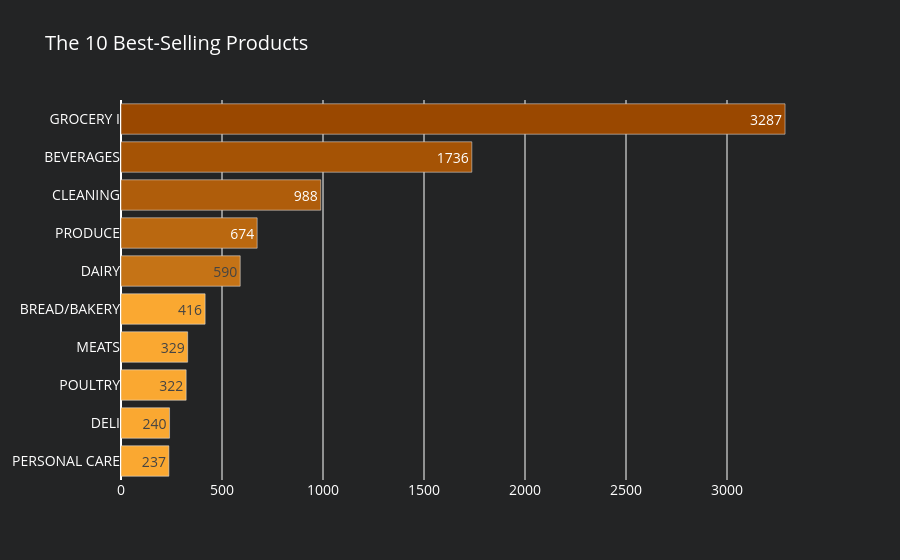

Source (notebook cell):
### Markdown cell above
# Average Sales Analysis
### The 10 Best-Selling Products

### Code cell
# Group and sort
df_fa_sa = (
    df_train1.groupby('family', as_index=False)
    .agg({"sales": "mean"})
    .sort_values(by='sales', ascending=False)
    .head(10)
)

# Assign colors dynamically based on rank
color_map = [
    colors['level1'],
    colors['level2'],
    colors['level3'],
    colors['level4'],
    colors['level5'],
    colors['level10'],
    colors['level10'],
    colors['level10'],
    colors['level10'],
    colors['level10']
]

df_fa_sa['color'] = color_map[:len(df_fa_sa)]

# Plot
fig1 = go.Figure(data=[
    go.Bar(
        x=df_fa_sa['sales'],
        y=df_fa_sa['family'],
        marker=dict(color=df_fa_sa['color']),
        name='Family',
        orientation='h',
        text=df_fa_sa['sales'].astype(int),
        textposition='auto',
        hoverinfo='text',
        hovertext=(
            '<b>Family</b>: ' + df_fa_sa['family'].astype(str) + '<br>' +
            '<b>Sales</b>: ' + df_fa_sa['sales'].astype(int).astype(str)
        )
    )
])

fig1.update_layout(
    title_text='The 10 Best-Selling Products',
    paper_bgcolor=colors['background'],
    plot_bgcolor=colors['background'],
    font=dict(size=14, color='white')
)

fig1.update_yaxes(showgrid=False, categoryorder='total ascending')

### Figure 1 — Plotly figure (JSON) as saved in the notebook; plotly's stock layout.template omitted (floating-point values rounded to 4 significant figures)
{"data": [{"hoverinfo": "text", "hovertext": ["<b>Family</b>: GROCERY I<br><b>Sales</b>: 3287", "<b>Family</b>: BEVERAGES<br><b>Sales</b>: 1736", "<b>Family</b>: CLEANING<br><b>Sales</b>: 988", "<b>Family</b>: PRODUCE<br><b>Sales</b>: 674", "<b>Family</b>: DAIRY<br><b>Sales</b>: 590", "<b>Family</b>: BREAD/BAKERY<br><b>Sales</b>: 416", "<b>Family</b>: MEATS<br><b>Sales</b>: 329", "<b>Family</b>: POULTRY<br><b>Sales</b>: 322", "<b>Family</b>: DELI<br><b>Sales</b>: 240", "<b>Family</b>: PERSONAL CARE<br><b>Sales</b>: 237"], "marker": {"color": ["#9a4800", "#a55305", "#af5d0b", "#ba6810", "#c57316", "#faa831", "#faa831", "#faa831", "#faa831", "#faa831"]}, "name": "Family", "orientation": "h", "text": [3287, 1736, 988, 674, 590, 416, 329, 322, 240, 237], "textposition": "auto", "x": [3287.0, 1737.0, 988.9, 674.1, 590.2, 416.4, 329.9, 322.5, 240.3, 237.0], "y": ["GROCERY I", "BEVERAGES", "CLEANING", "PRODUCE", "DAIRY", "BREAD/BAKERY", "MEATS", "POULTRY", "DELI", "PERSONAL CARE"], "type": "bar"}], "layout": {"title": {"text": "The 10 Best-Selling Products"}, "font": {"size": 14, "color": "white"}, "paper_bgcolor": "#232425", "plot_bgcolor": "#232425", "yaxis": {"showgrid": false, "categoryorder": "total ascending"}}}
